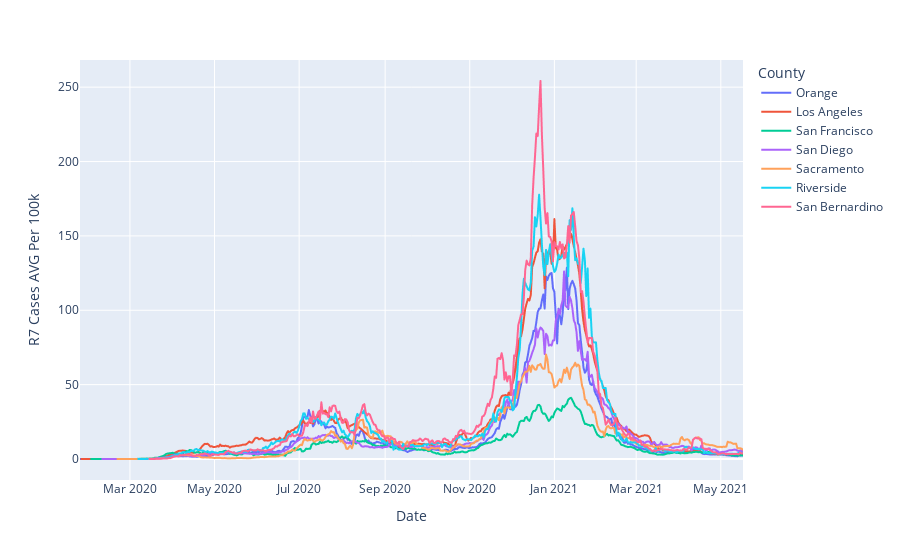

The notebook cell saved with this chart:
### Code cell
fig2 = px.line(covid, x='Date', y='R7 Cases AVG Per 100k', color='County')
fig2.show()

### Figure 1 — Plotly figure (JSON) as saved in the notebook; plotly's stock layout.template omitted (floating-point values rounded to 4 significant figures; data arrays with more than 128 entries replaced by an {"elided": "..."} marker saying what was removed)
{"data": [{"hovertemplate": "County=Orange<br>Date=%{x}<br>R7 Cases AVG Per 100k=%{y}<extra></extra>", "legendgroup": "Orange", "line": {"color": "#636efa", "dash": "solid"}, "mode": "lines", "name": "Orange", "showlegend": true, "type": "scattergl", "x": {"elided": "479 str values"}, "xaxis": "x", "y": {"elided": "479 float values"}, "yaxis": "y"}, {"hovertemplate": "County=Los Angeles<br>Date=%{x}<br>R7 Cases AVG Per 100k=%{y}<extra></extra>", "legendgroup": "Los Angeles", "line": {"color": "#EF553B", "dash": "solid"}, "mode": "lines", "name": "Los Angeles", "showlegend": true, "type": "scattergl", "x": {"elided": "478 str values"}, "xaxis": "x", "y": {"elided": "478 float values"}, "yaxis": "y"}, {"hovertemplate": "County=San Francisco<br>Date=%{x}<br>R7 Cases AVG Per 100k=%{y}<extra></extra>", "legendgroup": "San Francisco", "line": {"color": "#00cc96", "dash": "solid"}, "mode": "lines", "name": "San Francisco", "showlegend": true, "type": "scattergl", "x": {"elided": "471 str values"}, "xaxis": "x", "y": {"elided": "471 float values"}, "yaxis": "y"}, {"hovertemplate": "County=San Diego<br>Date=%{x}<br>R7 Cases AVG Per 100k=%{y}<extra></extra>", "legendgroup": "San Diego", "line": {"color": "#ab63fa", "dash": "solid"}, "mode": "lines", "name": "San Diego", "showlegend": true, "type": "scattergl", "x": {"elided": "463 str values"}, "xaxis": "x", "y": {"elided": "463 float values"}, "yaxis": "y"}, {"hovertemplate": "County=Sacramento<br>Date=%{x}<br>R7 Cases AVG Per 100k=%{y}<extra></extra>", "legendgroup": "Sacramento", "line": {"color": "#FFA15A", "dash": "solid"}, "mode": "lines", "name": "Sacramento", "showlegend": true, "type": "scattergl", "x": {"elided": "452 str values"}, "xaxis": "x", "y": {"elided": "452 float values"}, "yaxis": "y"}, {"hovertemplate": "County=Riverside<br>Date=%{x}<br>R7 Cases AVG Per 100k=%{y}<extra></extra>", "legendgroup": "Riverside", "line": {"color": "#19d3f3", "dash": "solid"}, "mode": "lines", "name": "Riverside", "showlegend": true, "type": "scattergl", "x": {"elided": "437 str values"}, "xaxis": "x", "y": {"elided": "437 float values"}, "yaxis": "y"}, {"hovertemplate": "County=San Bernardino<br>Date=%{x}<br>R7 Cases AVG Per 100k=%{y}<extra></extra>", "legendgroup": "San Bernardino", "line": {"color": "#FF6692", "dash": "solid"}, "mode": "lines", "name": "San Bernardino", "showlegend": true, "type": "scattergl", "x": {"elided": "429 str values"}, "xaxis": "x", "y": {"elided": "429 float values"}, "yaxis": "y"}], "layout": {"legend": {"title": {"text": "County"}, "tracegroupgap": 0}, "margin": {"t": 60}, "xaxis": {"anchor": "y", "domain": [0, 1], "title": {"text": "Date"}}, "yaxis": {"anchor": "x", "domain": [0, 1], "title": {"text": "R7 Cases AVG Per 100k"}}}}
